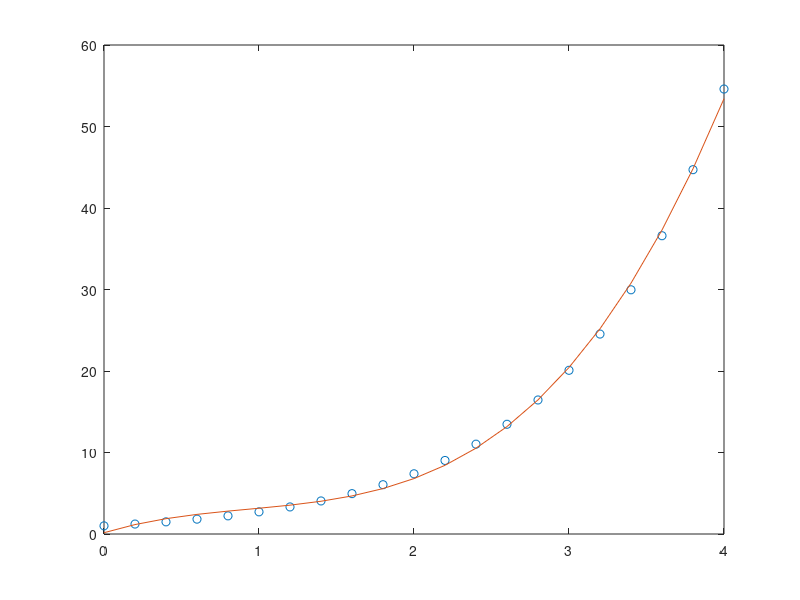

MATLAB code for this plot:
%Dados
n = 21;
x = linspace(0,4,n);
y = exp(x);
plot (x,y,'o'), hold on


%Ajuste
A = [	n sum(x) sum(x.^2) sum(x.^3); 
	sum(x)	sum(x.^2) sum(x.^3) sum(x.^4); 
	sum(x.^2) sum(x.^3) sum(x.^4) sum(x.^5)
	sum(x.^3) sum(x.^4) sum(x.^5) sum(x.^6)];
b = [	sum(y); 
	sum(x.*y); 
	sum(x.^2.*y)
	sum(x.^3.*y)];
c = A\b
cond(A)

%Plot
yy = c(1) + c(2)*x + c(3)*x.^2 + c(4)*x.^3;
plot (x,yy)
